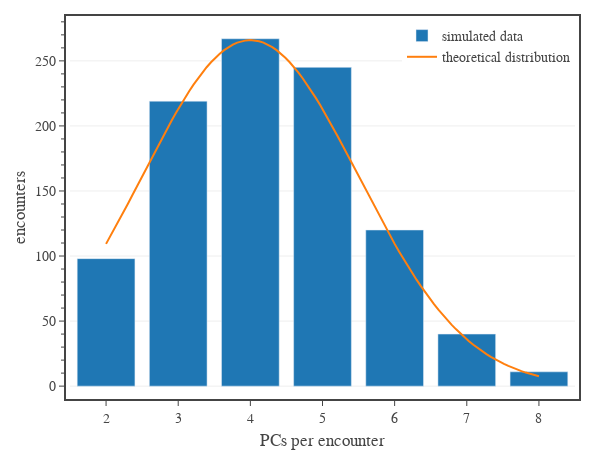

Notebook code for this chart:
### Code cell
# Fig. 1: plots the distribution of encounters by party size
fig = go.Figure()

# simulated data
name = 'simulated data'
dfG = dfe[['party_size','hp_lost']].groupby('party_size').count().reset_index()
fig.add_trace(go.Bar(
    x=dfG['party_size'],
    y=dfG['hp_lost'],
    name=name,
    hovertemplate=
        f'<b>{name}</b><br>'+
        'Party size %{x:.0f}<br>'+
        'Encounters %{y:.0f}'+
        '<extra></extra>'
))

# theoretical distribution
mu = 4
sigma = 1.5
x = np.linspace(2, 8, 100)
y = normal_pdf(mu, sigma, x)*sum(dfG['hp_lost'])
name = 'theoretical distribution'
fig.add_trace(go.Scatter(
    x=x, 
    y=y,
    mode='lines', 
    name=name,
    hoverinfo='skip',
))

# show figure
fig.update_layout(
    template=tfb.FIG_TEMPLATE,
    margin=dict(l=70, r=25, b=55, t=20, pad=4),
    xaxis=dict(
        title_text='PCs per encounter',
        autorange=True,
        tickmode='auto',
    ),
    yaxis=dict(
        title_text=f'encounters',
        autorange=True,
        tickmode='auto',
        minor_tickmode='auto',
    ),
    legend=dict(
        xanchor='right', yanchor='top',
        x=1.00, y=1.00,
        orientation='v',
        tracegroupgap=0,
    ),
    width=600, 
    height=450,
)
fig.show(config=tfb.FIG_CONFIG)

# save figures
if SAVEFIGS:
    fig.update_layout(autosize=True, width=None, height=None)
    tfb.save_fig_html(fig, format='large', name=f'./fig-sim-party-size-dist-large')
    tfb.save_fig_html(fig, format='small', name=f'./fig-sim-party-size-dist-small')

### Figure 1 — Plotly figure (JSON) as saved in the notebook; plotly's stock layout.template omitted (floating-point values rounded to 4 significant figures)
{"data": [{"hovertemplate": "<b>simulated data</b><br>Party size %{x:.0f}<br>Encounters %{y:.0f}<extra></extra>", "name": "simulated data", "type": "bar", "x": [2, 3, 4, 5, 6, 7, 8], "y": [98, 219, 267, 245, 120, 40, 11]}, {"hoverinfo": "skip", "mode": "lines", "name": "theoretical distribution", "type": "scatter", "x": [2, 2.061, 2.121, 2.182, 2.242, 2.303, 2.364, 2.424, 2.485, 2.545, 2.606, 2.667, 2.727, 2.788, 2.848, 2.909, 2.97, 3.03, 3.091, 3.152, 3.212, 3.273, 3.333, 3.394, 3.455, 3.515, 3.576, 3.636, 3.697, 3.758, 3.818, 3.879, 3.939, 4, 4.061, 4.121, 4.182, 4.242, 4.303, 4.364, 4.424, 4.485, 4.545, 4.606, 4.667, 4.727, 4.788, 4.848, 4.909, 4.97, 5.03, 5.091, 5.152, 5.212, 5.273, 5.333, 5.394, 5.455, 5.515, 5.576, 5.636, 5.697, 5.758, 5.818, 5.879, 5.939, 6, 6.061, 6.121, 6.182, 6.242, 6.303, 6.364, 6.424, 6.485, 6.545, 6.606, 6.667, 6.727, 6.788, 6.848, 6.909, 6.97, 7.03, 7.091, 7.152, 7.212, 7.273, 7.333, 7.394, 7.455, 7.515, 7.576, 7.636, 7.697, 7.758, 7.818, 7.879, 7.939, 8], "y": [109.3, 115.3, 121.4, 127.6, 133.9, 140.2, 146.7, 153.2, 159.7, 166.2, 172.7, 179.2, 185.6, 191.9, 198.1, 204.2, 210.1, 215.8, 221.3, 226.6, 231.7, 236.5, 240.9, 245.1, 248.9, 252.4, 255.5, 258.3, 260.6, 262.5, 264.0, 265.1, 265.7, 266.0, 265.7, 265.1, 264.0, 262.5, 260.6, 258.3, 255.5, 252.4, 248.9, 245.1, 240.9, 236.5, 231.7, 226.6, 221.3, 215.8, 210.1, 204.2, 198.1, 191.9, 185.6, 179.2, 172.7, 166.2, 159.7, 153.2, 146.7, 140.2, 133.9, 127.6, 121.4, 115.3, 109.3, 103.5, 97.85, 92.34, 87.0, 81.83, 76.85, 72.05, 67.44, 63.02, 58.8, 54.77, 50.93, 47.28, 43.83, 40.56, 37.47, 34.56, 31.83, 29.26, 26.86, 24.61, 22.52, 20.57, 18.75, 17.07, 15.52, 14.08, 12.76, 11.54, 10.42, 9.394, 8.455, 7.597]}], "layout": {"height": 450, "legend": {"orientation": "v", "tracegroupgap": 0, "x": 1, "xanchor": "right", "y": 1, "yanchor": "top"}, "margin": {"b": 55, "l": 70, "pad": 4, "r": 25, "t": 20}, "width": 600, "xaxis": {"autorange": true, "tickmode": "auto", "title": {"text": "PCs per encounter"}}, "yaxis": {"autorange": true, "minor": {"tickmode": "auto"}, "tickmode": "auto", "title": {"text": "encounters"}}}}
